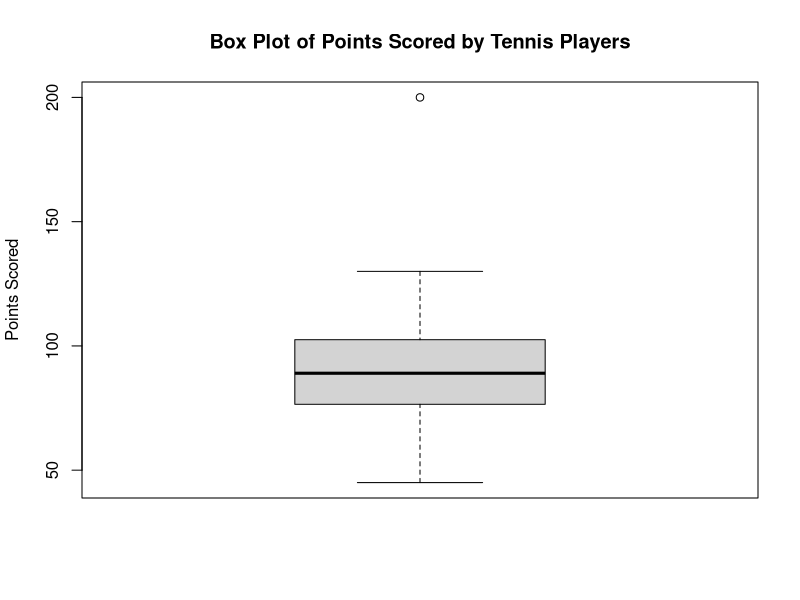

Source code (R):
# Sample data of points scored by tennis players
points_scored <- c(45, 58, 62, 70, 75, 78, 80, 82, 85, 88, 90, 92, 95, 98, 100, 105, 120, 125, 130, 200)

# Create a box plot
boxplot(points_scored, 
        main="Box Plot of Points Scored by Tennis Players",
        ylab="Points Scored")

# Determine the outliers
outliers <- boxplot(points_scored, plot=FALSE)$out

# Print the outliers

